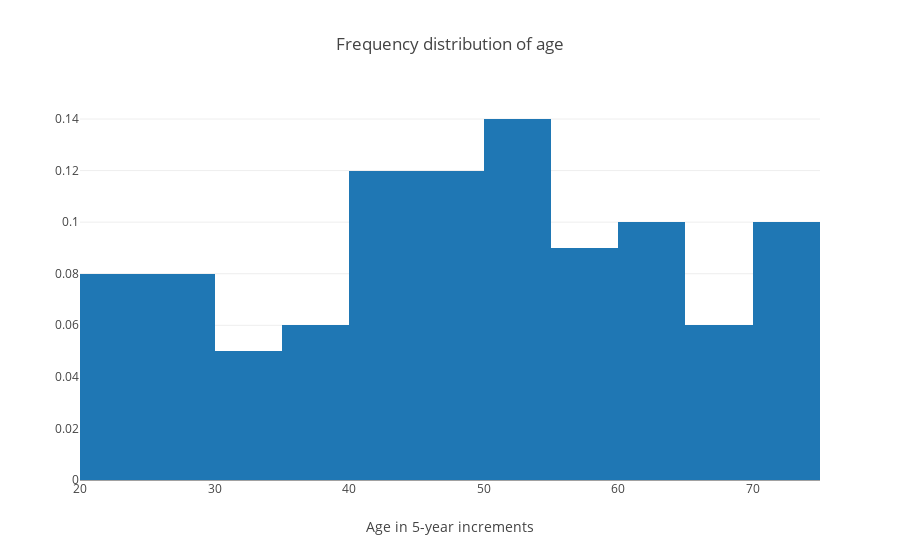

Notebook code cell kept with this figure:
### Markdown cell above
# Frequency Distribution (normalized histogram)

### Code cell
trace = go.Histogram(x=age, histnorm="probability")
data = [trace]
layout = {
    "title":"Frequency distribution of age",
    "xaxis":{"title":"Age in 5-year increments"}
         }
py.iplot({"data":data, "layout":layout})

### Figure 1 — Plotly figure (JSON) as saved in the notebook; plotly's stock layout.template omitted (floating-point values rounded to 4 significant figures)
{"data": [{"histnorm": "probability", "type": "histogram", "uid": "26c35d5f-1269-4250-849b-f286bac98f23", "x": [31.34, 54.59, 44.64, 63.41, 63.12, 35.72, 35.93, 64.3, 72.74, 68.3, 40.32, 48.05, 57.91, 59.49, 40.99, 51.3, 48.17, 21.74, 62.73, 68.66, 40.7, 54.23, 25.07, 40.92, 71.39, 56.17, 42.45, 63.59, 38.11, 51.68, 67.93, 44.55, 64.32, 28.76, 59.03, 59.05, 32.81, 70.94, 44.88, 70.1, 24.23, 30.95, 23.56, 57.44, 53.11, 49.8, 23.34, 51.32, 38.8, 48.16, 27.04, 53.79, 51.56, 21.37, 54.34, 70.25, 63.69, 74.57, 72.78, 63.77, 36.4, 54.75, 46.82, 31.57, 41.65, 23.91, 45.39, 74.03, 27.69, 27.45, 60.88, 52.71, 46.47, 26.78, 33.38, 69.6, 43.5, 49.94, 21.34, 37.23, 44.59, 54.06, 70.58, 54.79, 59.12, 29.09, 61.29, 65.87, 55.22, 44.67, 29.24, 51.69, 49.52, 72.38, 46.94, 48.14, 49.99, 65.24, 24.08, 57.15]}], "layout": {"autosize": true, "title": {"text": "Frequency distribution of age"}, "xaxis": {"autorange": true, "range": [20, 75], "title": {"text": "Age in 5-year increments"}, "type": "linear"}, "yaxis": {"autorange": true, "range": [0, 0.1474]}}}
